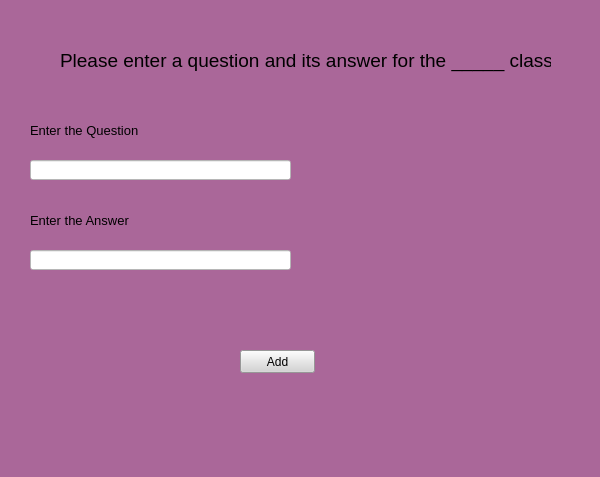
<?xml version="1.0" encoding="UTF-8"?>
<ui version="4.0">
 <class>Form</class>
 <widget class="QWidget" name="Form">
  <property name="geometry">
   <rect>
    <x>0</x>
    <y>0</y>
    <width>600</width>
    <height>477</height>
   </rect>
  </property>
  <property name="windowTitle">
   <string>Form</string>
  </property>
  <property name="styleSheet">
   <string notr="true">background-color: rgb(170, 103, 153)</string>
  </property>
  <widget class="QPushButton" name="Browse">
   <property name="geometry">
    <rect>
     <x>210</x>
     <y>490</y>
     <width>75</width>
     <height>23</height>
    </rect>
   </property>
   <property name="palette">
    <palette>
     <active>
      <colorrole role="Button">
       <brush brushstyle="SolidPattern">
        <color alpha="255">
         <red>212</red>
         <green>212</green>
         <blue>212</blue>
        </color>
       </brush>
      </colorrole>
      <colorrole role="Base">
       <brush brushstyle="SolidPattern">
        <color alpha="255">
         <red>212</red>
         <green>212</green>
         <blue>212</blue>
        </color>
       </brush>
      </colorrole>
      <colorrole role="Window">
       <brush brushstyle="SolidPattern">
        <color alpha="255">
         <red>212</red>
         <green>212</green>
         <blue>212</blue>
        </color>
       </brush>
      </colorrole>
     </active>
     <inactive>
      <colorrole role="Button">
       <brush brushstyle="SolidPattern">
        <color alpha="255">
         <red>212</red>
         <green>212</green>
         <blue>212</blue>
        </color>
       </brush>
      </colorrole>
      <colorrole role="Base">
       <brush brushstyle="SolidPattern">
        <color alpha="255">
         <red>212</red>
         <green>212</green>
         <blue>212</blue>
        </color>
       </brush>
      </colorrole>
      <colorrole role="Window">
       <brush brushstyle="SolidPattern">
        <color alpha="255">
         <red>212</red>
         <green>212</green>
         <blue>212</blue>
        </color>
       </brush>
      </colorrole>
     </inactive>
     <disabled>
      <colorrole role="Button">
       <brush brushstyle="SolidPattern">
        <color alpha="255">
         <red>212</red>
         <green>212</green>
         <blue>212</blue>
        </color>
       </brush>
      </colorrole>
      <colorrole role="Base">
       <brush brushstyle="SolidPattern">
        <color alpha="255">
         <red>212</red>
         <green>212</green>
         <blue>212</blue>
        </color>
       </brush>
      </colorrole>
      <colorrole role="Window">
       <brush brushstyle="SolidPattern">
        <color alpha="255">
         <red>212</red>
         <green>212</green>
         <blue>212</blue>
        </color>
       </brush>
      </colorrole>
     </disabled>
    </palette>
   </property>
   <property name="styleSheet">
    <string notr="true">background-color:rgb(212, 212, 212)</string>
   </property>
   <property name="text">
    <string>Add</string>
   </property>
   <property name="autoRepeatDelay">
    <number>298</number>
   </property>
   <property name="autoDefault">
    <bool>false</bool>
   </property>
   <property name="default">
    <bool>false</bool>
   </property>
   <property name="flat">
    <bool>false</bool>
   </property>
  </widget>
  <widget class="QLineEdit" name="lineEdit_2">
   <property name="geometry">
    <rect>
     <x>30</x>
     <y>160</y>
     <width>261</width>
     <height>20</height>
    </rect>
   </property>
   <property name="styleSheet">
    <string notr="true">background-color: rgb(255, 255, 255)</string>
   </property>
  </widget>
  <widget class="QLabel" name="label_3">
   <property name="geometry">
    <rect>
     <x>30</x>
     <y>110</y>
     <width>351</width>
     <height>41</height>
    </rect>
   </property>
   <property name="font">
    <font>
     <family>MS Shell Dlg 2</family>
     <pointsize>10</pointsize>
     <weight>50</weight>
     <italic>false</italic>
     <bold>false</bold>
    </font>
   </property>
   <property name="styleSheet">
    <string notr="true">font: 10pt &quot;MS Shell Dlg 2&quot;;</string>
   </property>
   <property name="text">
    <string>&lt;html&gt;&lt;head/&gt;&lt;body&gt;&lt;p&gt;Enter the Question&lt;/p&gt;&lt;/body&gt;&lt;/html&gt;</string>
   </property>
   <property name="alignment">
    <set>Qt::AlignLeading|Qt::AlignLeft|Qt::AlignVCenter</set>
   </property>
  </widget>
  <widget class="QLabel" name="label_4">
   <property name="geometry">
    <rect>
     <x>30</x>
     <y>200</y>
     <width>351</width>
     <height>41</height>
    </rect>
   </property>
   <property name="font">
    <font>
     <family>MS Shell Dlg 2</family>
     <pointsize>10</pointsize>
     <weight>50</weight>
     <italic>false</italic>
     <bold>false</bold>
    </font>
   </property>
   <property name="styleSheet">
    <string notr="true">font: 10pt &quot;MS Shell Dlg 2&quot;;</string>
   </property>
   <property name="text">
    <string>&lt;html&gt;&lt;head/&gt;&lt;body&gt;&lt;p&gt;Enter the Answer&lt;/p&gt;&lt;/body&gt;&lt;/html&gt;</string>
   </property>
   <property name="alignment">
    <set>Qt::AlignLeading|Qt::AlignLeft|Qt::AlignVCenter</set>
   </property>
  </widget>
  <widget class="QPushButton" name="Browse_2">
   <property name="geometry">
    <rect>
     <x>240</x>
     <y>350</y>
     <width>75</width>
     <height>23</height>
    </rect>
   </property>
   <property name="palette">
    <palette>
     <active>
      <colorrole role="Button">
       <brush brushstyle="SolidPattern">
        <color alpha="255">
         <red>212</red>
         <green>212</green>
         <blue>212</blue>
        </color>
       </brush>
      </colorrole>
      <colorrole role="Base">
       <brush brushstyle="SolidPattern">
        <color alpha="255">
         <red>212</red>
         <green>212</green>
         <blue>212</blue>
        </color>
       </brush>
      </colorrole>
      <colorrole role="Window">
       <brush brushstyle="SolidPattern">
        <color alpha="255">
         <red>212</red>
         <green>212</green>
         <blue>212</blue>
        </color>
       </brush>
      </colorrole>
     </active>
     <inactive>
      <colorrole role="Button">
       <brush brushstyle="SolidPattern">
        <color alpha="255">
         <red>212</red>
         <green>212</green>
         <blue>212</blue>
        </color>
       </brush>
      </colorrole>
      <colorrole role="Base">
       <brush brushstyle="SolidPattern">
        <color alpha="255">
         <red>212</red>
         <green>212</green>
         <blue>212</blue>
        </color>
       </brush>
      </colorrole>
      <colorrole role="Window">
       <brush brushstyle="SolidPattern">
        <color alpha="255">
         <red>212</red>
         <green>212</green>
         <blue>212</blue>
        </color>
       </brush>
      </colorrole>
     </inactive>
     <disabled>
      <colorrole role="Button">
       <brush brushstyle="SolidPattern">
        <color alpha="255">
         <red>212</red>
         <green>212</green>
         <blue>212</blue>
        </color>
       </brush>
      </colorrole>
      <colorrole role="Base">
       <brush brushstyle="SolidPattern">
        <color alpha="255">
         <red>212</red>
         <green>212</green>
         <blue>212</blue>
        </color>
       </brush>
      </colorrole>
      <colorrole role="Window">
       <brush brushstyle="SolidPattern">
        <color alpha="255">
         <red>212</red>
         <green>212</green>
         <blue>212</blue>
        </color>
       </brush>
      </colorrole>
     </disabled>
    </palette>
   </property>
   <property name="styleSheet">
    <string notr="true">background-color:rgb(212, 212, 212)</string>
   </property>
   <property name="text">
    <string>Add</string>
   </property>
   <property name="autoRepeatDelay">
    <number>298</number>
   </property>
   <property name="autoDefault">
    <bool>false</bool>
   </property>
   <property name="default">
    <bool>false</bool>
   </property>
   <property name="flat">
    <bool>false</bool>
   </property>
  </widget>
  <widget class="QLineEdit" name="lineEdit_3">
   <property name="geometry">
    <rect>
     <x>30</x>
     <y>250</y>
     <width>261</width>
     <height>20</height>
    </rect>
   </property>
   <property name="styleSheet">
    <string notr="true">background-color: rgb(255, 255, 255)</string>
   </property>
  </widget>
  <widget class="QLabel" name="label_5">
   <property name="geometry">
    <rect>
     <x>60</x>
     <y>40</y>
     <width>491</width>
     <height>41</height>
    </rect>
   </property>
   <property name="font">
    <font>
     <family>MS Shell Dlg 2</family>
     <pointsize>10</pointsize>
     <weight>50</weight>
     <italic>false</italic>
     <bold>false</bold>
    </font>
   </property>
   <property name="styleSheet">
    <string notr="true">font: 10pt &quot;MS Shell Dlg 2&quot;;</string>
   </property>
   <property name="text">
    <string>&lt;html&gt;&lt;head/&gt;&lt;body&gt;&lt;p&gt;&lt;span style=&quot; font-size:14pt;&quot;&gt;Please enter a question and its answer for the _____ class&lt;/span&gt;&lt;/p&gt;&lt;/body&gt;&lt;/html&gt;</string>
   </property>
   <property name="alignment">
    <set>Qt::AlignLeading|Qt::AlignLeft|Qt::AlignVCenter</set>
   </property>
  </widget>
 </widget>
 <resources/>
 <connections/>
</ui>
